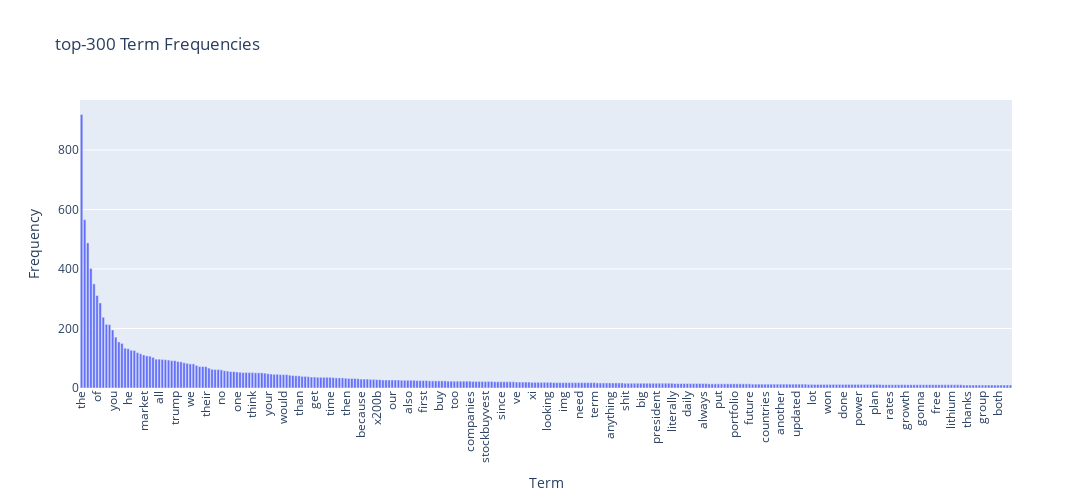

The notebook cell this image was saved under:
### Code cell
# Answer here
terms = count_vect.get_feature_names_out()
sorted_idx = term_frequencies.argsort()[::-1]
sorted_terms = terms[sorted_idx]
sorted_freqs = term_frequencies[sorted_idx]
# print(sorted_terms[:20])
# print(sorted_freqs[:20])

df = pd.DataFrame({
    "term": sorted_terms[:300],
    "frequency": sorted_freqs[:300]
})

fig = px.bar(df, x="term", y="frequency",
             title="top-300 Term Frequencies",
             labels={"term": "Term", "frequency": "Frequency"})

fig.update_layout(
    xaxis_tickangle=-90,
    width=1400,
    height=500
)

fig.show()

### Figure 1 — Plotly figure (JSON) as saved in the notebook; plotly's stock layout.template omitted (floating-point values rounded to 4 significant figures; data arrays with more than 128 entries replaced by an {"elided": "..."} marker saying what was removed)
{"data": [{"hovertemplate": "Term=%{x}<br>Frequency=%{y}<extra></extra>", "legendgroup": "", "marker": {"color": "#636efa", "pattern": {"shape": ""}}, "name": "", "orientation": "v", "showlegend": false, "textposition": "auto", "type": "bar", "x": {"elided": "300 str values"}, "xaxis": "x", "y": {"elided": "300 int values"}, "yaxis": "y"}], "layout": {"barmode": "relative", "height": 500, "legend": {"tracegroupgap": 0}, "title": {"text": "top-300 Term Frequencies"}, "width": 1400, "xaxis": {"anchor": "y", "domain": [0, 1], "tickangle": -90, "title": {"text": "Term"}}, "yaxis": {"anchor": "x", "domain": [0, 1], "title": {"text": "Frequency"}}}}
